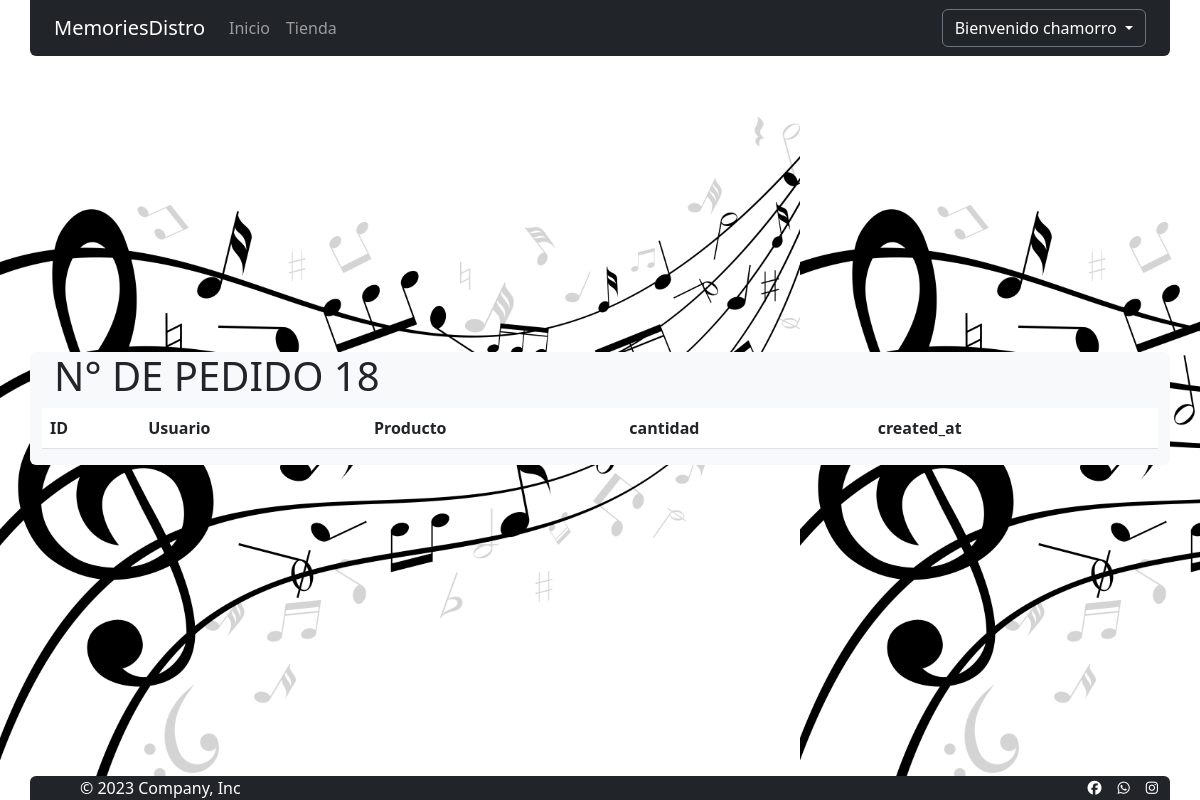
The app's page /administradores/listaLineaPedidos/18/ (signed in), older data.
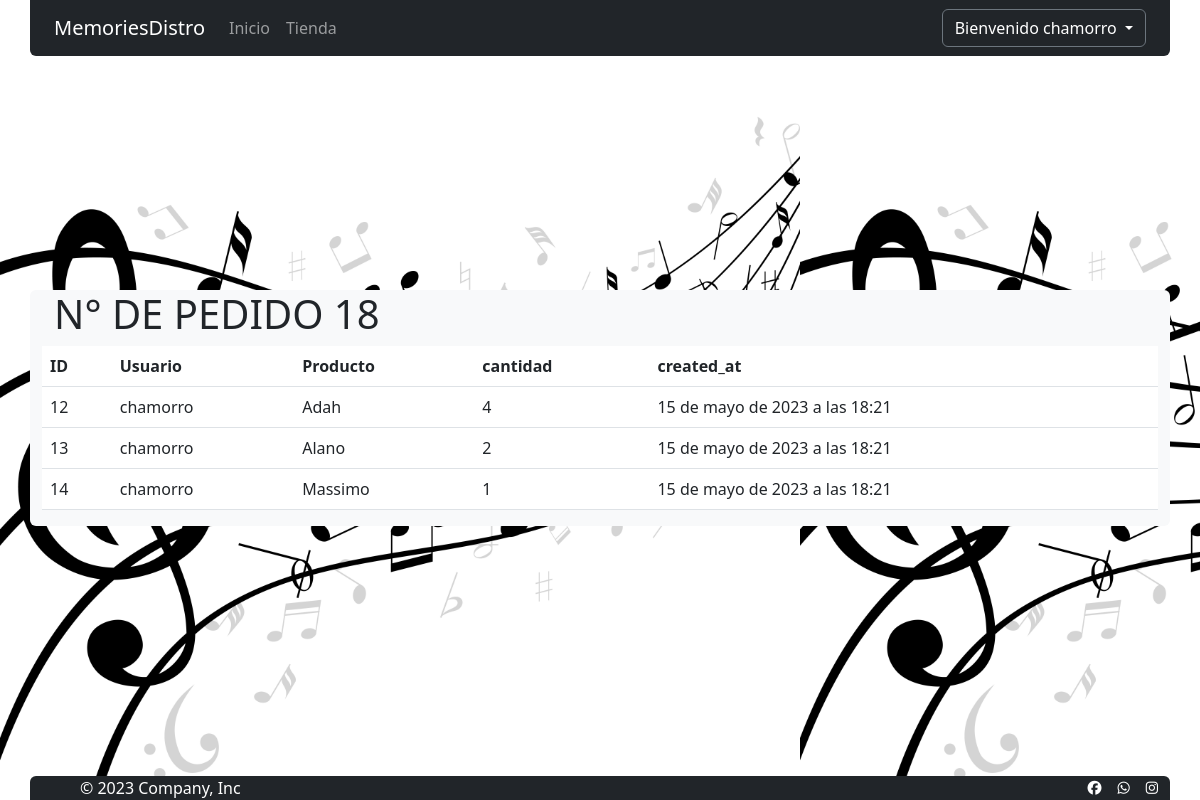
The same page, newer data.
### pedidos/models.py (models this page shows, shortened)
class LineaPedido(models.Model):
    user=models.ForeignKey(User,on_delete=models.CASCADE)
    producto=models.ForeignKey(Disco,on_delete=models.CASCADE)
    pedido=models.ForeignKey(Pedido,on_delete=models.CASCADE)
    cantidad=models.IntegerField(default=1)
    created_at=models.DateTimeField(auto_now_add=True)
    class Meta:
        db_table='lineapedido'
        verbose_name='Linea Pedido'
        verbose_name_plural='Lineas Pedidos'
        ordering=['id']

### tienda/models.py (models this page shows)
class Disco(models.Model):
    nombre=models.CharField(max_length=50)
    nombreAlbum=models.CharField(max_length=50)
    artista=models.CharField(max_length=50,null=True)
    precio=models.IntegerField()
    vendidos=models.IntegerField(default=0)
    stock=models.IntegerField(default=1)
    annopublicacion=models.DateField()
    imagen=models.ImageField(upload_to='imgDiscos', null=True,blank=True)
    formatos=models.ForeignKey(FormatoDisco, on_delete=models.CASCADE)
    oferta=models.BooleanField(default=True)
    created=models.DateField(auto_now_add=True)
    updated=models.DateField(auto_now_add=True)
    class Meta:
        verbose_name="Disco"
        verbose_name_plural="Discos"
    def __str__(self)  :
        return self.nombre

### administradores/views.py (the view)
# urls.py: path('listaLineaPedidos/<str:linea_pedido>/', listaLineaPedidos, name="listaLineaPedidos"),
@login_required(login_url='Home')
def listaLineaPedidos(request,linea_pedido):
    for grupo in request.user.groups.all():
        if grupo.name == 'admins':
            LineaPedidos=LineaPedido.objects.filter(pedido_id=int(linea_pedido))
            return render(request,'LineaPedidos.html',{"LPedido":LineaPedidos,"linea_pedido":int(linea_pedido)})
    return redirect('Home')

### carro/context_processor.py (called while the page is built)
def importe_total_carro(request):
    carro = Carro(request)
    total=0
    if request.user.is_authenticated:
        for key,value in request.session["carro"].items():
            total=total+(float(value["precio"]))
    else:
       total="Debes hacer login"
    return {"importe_total_carro":total}

### administradores/templates/LineaPedidos.html (shortened to what this page needs)
{% extends "base.html" %}
{% load static %}
{% block styles %}
<link href="{% static 'administradores/css/style.css' %}" rel="stylesheet" type="text/css">
{% endblock styles %}
{% block contenido %}
<div class="container">
    <div class="row">
        <h1>N° DE PEDIDO {{ linea_pedido }}</h1>
        <table class="table table-responsive">
            <thead>
                <tr>
                    <th>ID</th>
                    <th>Usuario</th>
                    <th>Producto</th>
                    <th>cantidad</th>
                    <th>created_at</th>
                </tr>
            </thead>
            {% for pedido in LPedido %}
            <tbody>
                <tr>
                    <td>{{ pedido.id }}</td>
                    <td>{{ pedido.user }}</td>
                    <td>{{ pedido.producto }}</td>
                    <td>{{ pedido.cantidad }}</td>
                    <td>{{ pedido.created_at }}</td>
                </tr>
            </tbody>
            {% endfor %}
        </table>
    </div>
</div>
{% endblock %}

### inicio/templates/base.html (shortened to what this page needs)
<!DOCTYPE html>
<html lang="es">
  <head>
  {% load static %}
    <link href="{% static 'fontawesomefree/css/fontawesome.css' %}" rel="stylesheet" type="text/css">
    <link href="{% static 'fontawesomefree/css/brands.css' %}" rel="stylesheet" type="text/css">
    <link href="{% static 'fontawesomefree/css/solid.css' %}" rel="stylesheet" type="text/css">
      <link href="https://cdn.jsdelivr.net/npm/bootstrap@5.3.0-alpha3/dist/css/bootstrap.min.css" rel="stylesheet">
      <link href="{% static 'base/css/style.css' %}" rel="stylesheet">
      {% block styles %}
      {% endblock styles %}
    </head>
<body class="bg-secondary">
    <header class="container bg-dark rounded-bottom">
        {% include 'navbar.html' %}
    </header>
    <main class="container bg-light rounded ">
      {% block contenido %}
      {% endblock contenido %}
    </main>
    <footer class="container bg-dark rounded-top mt-3">
      {% include 'footer.html' %}
    </footer>
</body>
</html>

### inicio/templates/navbar.html (shortened to what this page needs)
<nav class="navbar navbar-expand-lg navbar-dark bg-dark" aria-label="Eighth navbar example">
  <div class="container">
      <a class="navbar-brand" href="{% url 'Home' %}">MemoriesDistro</a>
      <div class="collapse navbar-collapse" id="navbarsExample07">
          <ul class="navbar-nav me-auto mb-2 mb-lg-0">
              <li class="nav-item">
                  {% if  request.get_full_path  == '/' %}
                  <a class="nav-link active" aria-current="page" href="{% url 'Home' %}">Inicio</a>
                  {% else %}
                  <a class="nav-link" href="{% url 'Home' %}">Inicio</a>
                  {% endif %}
              </li>
              <li class="nav-item">
                  {% if  request.get_full_path  == '/tienda/' or '/tienda/formato/1/' == request.get_full_path or  '/tienda/formato/2/' == request.get_full_path or '/tienda/formato/3/' == request.get_full_path or  '/tienda/formato/4/' == request.get_full_path %}
                  <a class="nav-link active" aria-current="page" href="{% url 'Tienda' %}">Tienda</a>
                  {% else %}
                  <a class="nav-link" href="{% url 'Tienda' %}">Tienda</a>
                  {% endif %}
              </li>
          </ul>
          {% if request.user.is_authenticated %}
          <div class="dropdown ml-auto">
              <button class="btn btn-secondary bg-dark text-white dropdown-toggle" type="button"
                  data-bs-toggle="dropdown" aria-expanded="false">
                  Bienvenido {{ user.username }}
              </button>
          </div>
          {% else %}
          <a class="nav-link text-white " href="{% url 'Registro' %}">&nbsp; Crear Cuenta</a>
          <a class="nav-link text-white " href="{% url 'Login' %}">&nbsp; Iniciar Sesión</a>
          {% endif %}
      </div>
  </div>
</nav>

### inicio/templates/footer.html
<div class="row">
  <div class="col-md-8 d-flex align-items-center">
    <a href="/" class="mb-3 me-2 mb-md-0 text-body-secondary text-decoration-none lh-1">
      <svg class="bi" width="30" height="24"><use xlink:href="#bootstrap"></use></svg>
    </a>
    <span class="mb-3 mb-md-0 text-white">© 2023 Company, Inc</span>
  </div>
  <div class="col-md-4 d-flex justify-content-end">
    <ul class="nav list-unstyled d-flex">
      <li class="ms-3"><a class="text-white" href="#">
        <i class="fa-brands fa-facebook fa-beat-fade fa-sm" style="color: #ffffff;"></i></a></li>
      <li class="ms-3"><a class="text-white" href="#">
        <i class="fa-brands fa-whatsapp fa-beat-fade fa-sm" style="color: #ffffff;"></i></a></li>
      <li class="ms-3"><a class="text-white" href="#">
        <i class="fa-brands fa-instagram fa-beat-fade fa-sm" style="color: #ffffff;"></i></a></li>
    </ul>
  </div>
</div>

### inicio/static/css/style.css (style rules this page uses)
html { height: 100%; }
body { display: flex; flex-direction: column; justify-content:space-between; background-image: url("background.jpg"); background-size: contain; background-repeat: repeat; width:100%; height: 100vh; }

Row changes from the older to the newer data that the page shows:
added LineaPedido: id "12", user "chamorro", producto "Adah", cantidad "4", created_at "15 de mayo de 2023 a las 18:21"
added LineaPedido: id "13", user "chamorro", producto "Alano", cantidad "2", created_at "15 de mayo de 2023 a las 18:21"
added LineaPedido: id "14", user "chamorro", producto "Massimo", cantidad "1", created_at "15 de mayo de 2023 a las 18:21"
